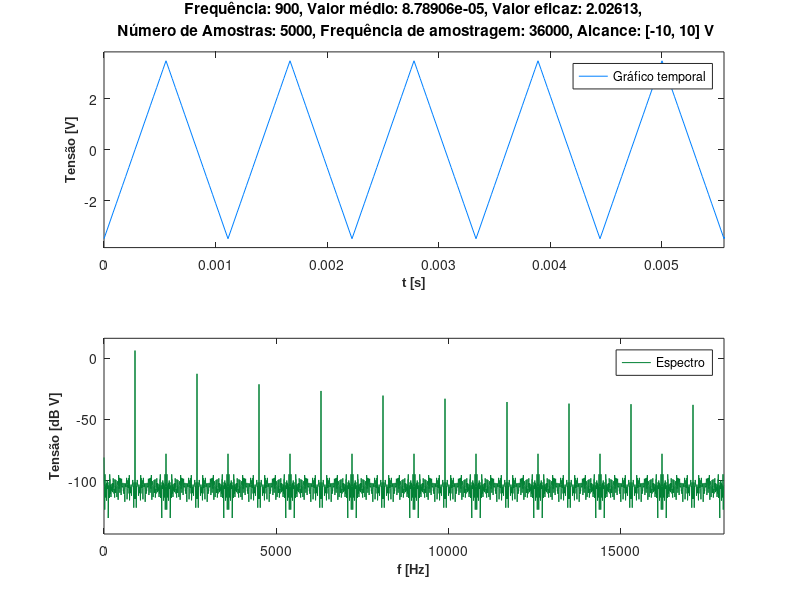

MATLAB code to generate this figure:
%% INSTRUMENTAÇÃO E MEDIDAS - LABORATORIO AQUISIÇÃO DE SINAIS
%Grupo 1 L32 Daniel Dinis no. 99906, João Gonçalves no. 99995, Jorge Contente no. 102143
%Parte I: aquisição de um sinal

%Dados iniciais
A = 3.5; %amplitude do sinal (dada em aula)
f_sinal = 900; %frequência do sinal (dada em aula)
N_amostras = 5000; %no. de amostras (dada em aula)
Fs = 36000; %frequência de amostragem (dada em aula)

%Informacao da placa de aquisicao (APAGAR)
%!!!!!!!!!!!!!!!!!!!!!!!!!!!!!!!!!!!!!!!!
Nbits=12;
Amax=10;
Delta=2*Amax/(2^Nbits); %dado para testes
%!!!!!!!!!!!!!!!!!!!!!!!!!!!!!!!!!!!!!!!!

%% Aquisição do Sinal
%d = daq('ni');
%addinput(d,"Dev2","ai0","Voltage");
%atribuição das especificações da sessão
%d.Rate = Fs;
%inicio da aquisição
%data_t = read(d,N_amostras,"OutputFormat","Matrix"); % Adquirir "N_amostras"  e colocar os dados na variável data_t.
%Fs=sinal.Properties.SampleRate;


%% Estimar a frequência do sinal
% Resolucao temporal
Ts = 1/Fs;

% Resolucao espectral
F0 = Fs/N_amostras;
T0=1/F0;

% Variável no tempo e frequência
t=(0:Ts:T0-Ts)'; 
f=(0:F0:F0*(ceil(N_amostras/2)-1));


%Funções de teste
%xt=A*cos(2*pi*f_sinal*t);
xt=A*sawtooth(2*pi*f_sinal*t,0.5);
%xt=A*square(2*pi*f_sinal*t);

%Simular placa de aquisição
data_t=floor(xt/Delta)*Delta+Delta/2;
%data_t=xt;


% Obter máximo e posição da fft
dataf = abs(fft(data_t))/N_amostras; 

[M,Posf]=max(dataf(1:floor(N_amostras/2),1));

media = 0;
norm = 0;

% Fazer média ponderada:
if (Posf>3)
    for m=Posf-3:Posf+3
        norm = norm + dataf(m);
        media = media +(m-1)*dataf(m)*F0; % (m-1)*F0 é a frequencia da harmonica e dataf(m) é a sua respectiva amplitude.
                                        %(m-1) representa o no. de "subdivisoes" até à harmónica
    end
        f_estimada = media/norm;
else % No caso de estar proximo da origem e não dar para fazer média ponderada:
    f_estimada = (Posf-1)* F0;
end

% Periodo estimado
T=1/f_estimada; 

%% Calculo da media
% Calculo do Navg - media do numero de amostras (reduz o espalhamento)

nppp = Fs/f_estimada;   	% num de pontos por periodo			    
nperiodos=floor(N_amostras/nppp);		 % num de periodos
Navg=nperiodos*nppp;

% Media
sum_all=sum(data_t);
media=sum_all/Navg;

%% Calculo do Valor eficaz  

data_tpower=power(data_t,2); % Vrms=sqrt(mean(abs(data_t).^2))
sum_all2=sum(data_tpower);
Vrms=sqrt(sum_all2/Navg);

%% Calculo das harmónicas
% Descobrir o número total de harmónicas
PosfH=f_estimada/F0; %Posf da fundamental +1
n_harmonicas=floor((N_amostras/2-2)/PosfH); %número de harmónicas
% Vetores para armanezar o resultado final
amplitude_harmonica=zeros(1, n_harmonicas+1);
amplitude_harmonica_dB=zeros(1, n_harmonicas+1);

% Espetro do sinal, normalizado e unilaterlizado
dataf = abs(fft(data_t))/N_amostras;
dataf=2*dataf(1:floor(N_amostras/2)); 
dataf(1)=dataf(1)/2;

% Colocar harmónicas nos vetores
for l=1:n_harmonicas+1
    amplitude_harmonica(l)=dataf(round((l-1)*PosfH)+1)/sqrt(2); %divide-se por sqrt(2) para ficar valor eficaz
    amplitude_harmonica_dB(l)=20*log10(dataf(round((l-1)*PosfH)+1));
end

% Nota: 1a. componente do vetor contém a compontente DC, 
% a 1a. harmónica está na posição 2 do vetor
for n=2:n_harmonicas+1 %print amplitude harmonica
    %fprintf(1,'Amplitude da harmonica de tensao nr %d = %.4f \n',n-1,amplitude_harmonica(n));
end
%fprintf('\n');

for n=2:n_harmonicas+1 %print amplitude harmonica dB
    %fprintf(1,'Amplitude em dB da harmonica de tensao nr %d = %.4f \n',n-1,amplitude_harmonica_dB(n));
end

%% Calculo da distorção harmónica total (THD)
sum_minor=sum(amplitude_harmonica(3:n_harmonicas+1).^2);
THD = 20*log10(sqrt(sum_minor/amplitude_harmonica(2)^2)); %pois a amplitude_harmonica(1) tem a componente DC 

%% Criar gráfico temporal
Amplitude=max(data_t); %amplitude real
subplot(211);
plot(t, data_t, 'color', [0 0.5 1]); 

str=sprintf('Frequência: %g, Valor médio: %g, Valor eficaz: %g,\n Número de Amostras: %g, Frequência de amostragem: %g, Alcance: [%g, %g] V', f_estimada, media, Vrms, N_amostras, Fs, -Amax, Amax);
title(str);
xlabel('t [s]')
xl = get(gca,'xlabel');
set(xl,'FontName','Arial','FontSize',9,'FontWeight','bold');   
ylabel('Tensão [V]')
yl = get(gca,'ylabel');
set(yl,'FontName','Arial','FontSize',9,'FontWeight','bold');
legend('Gráfico temporal')
axis([0 T*5 -1.1*Amplitude 1.1*Amplitude]) %[xmin xmax  ymin ymax]
                                           %T*5 para serem 5 periodos

%% Gráfico de potência unilateral para visualização
subplot(212);
% Calcular espetro de potência unilateral
dataf=fft(data_t);
dataf_b=(abs(dataf)).^2/(N_amostras*N_amostras); %fazer o espectro de potência bilateral
dataf_uni=2*dataf_b(1:floor((N_amostras+1)/2)); %fazer o espetro de potência unilateral
dataf_uni(1)= dataf_uni(1)/2; %dataf_uni = dataf_b, se m == 0
if (rem(N_amostras,2)==0) %dataf_uni = dataf_b, se m == N_amostras for par
    dataf_uni(N_amostras/2)= dataf_uni(N_amostras/2)/2;
end;

max2=max(10*log10(abs(dataf_uni)))+10; %valor max no plot
min2=1.1*min(10*log10(abs(dataf_uni))); %valor min no plot

plot(f, 10*log10(dataf_uni),'color',[0 0.5 0.2]); %plot em db
%plot(f, dataf_uni, 'color',[0 0.5 0.2]); %plot em V^2

xlabel('f [Hz]')
xl = get(gca,'xlabel');
set(xl,'FontName','Arial','FontSize',9,'FontWeight','bold');   
ylabel('Tensão [dB V]')
yl = get(gca,'ylabel');
set(yl,'FontName','Arial','FontSize',9,'FontWeight','bold');   
legend('Espectro')
axis([0 Fs/2  min2 max2])
